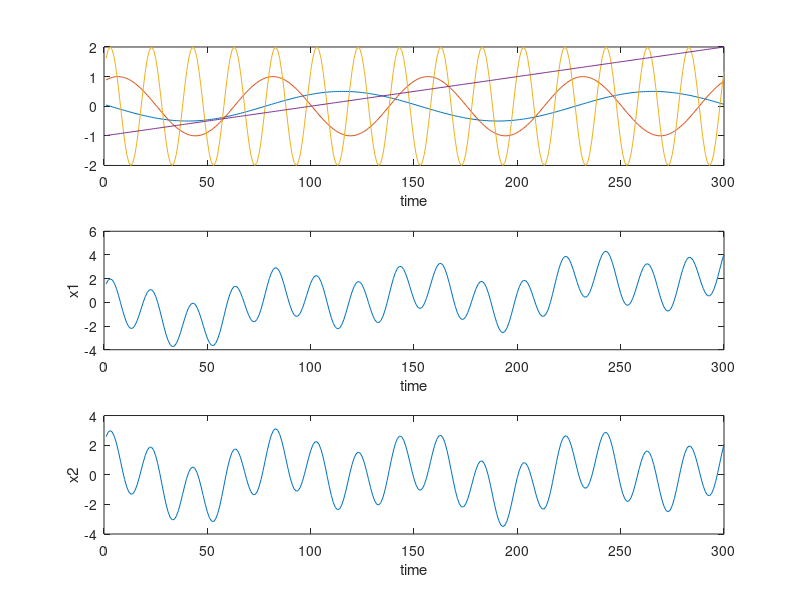
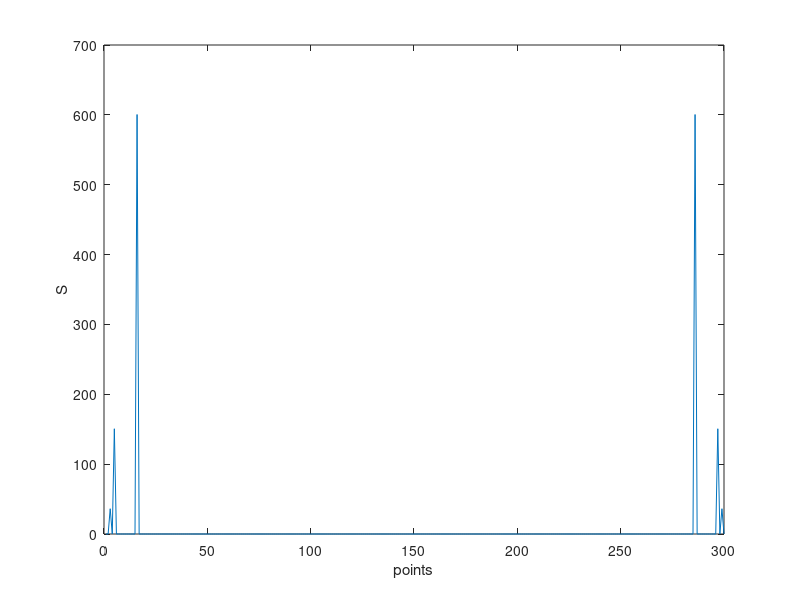
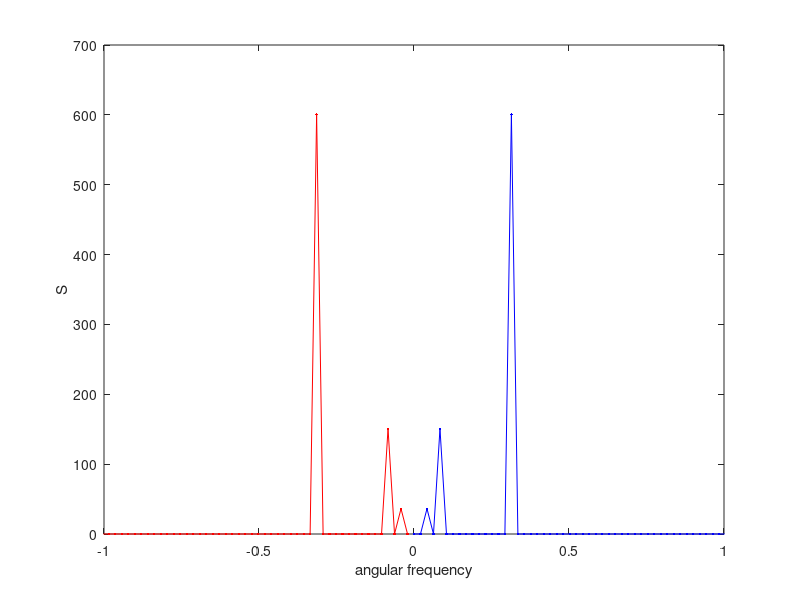
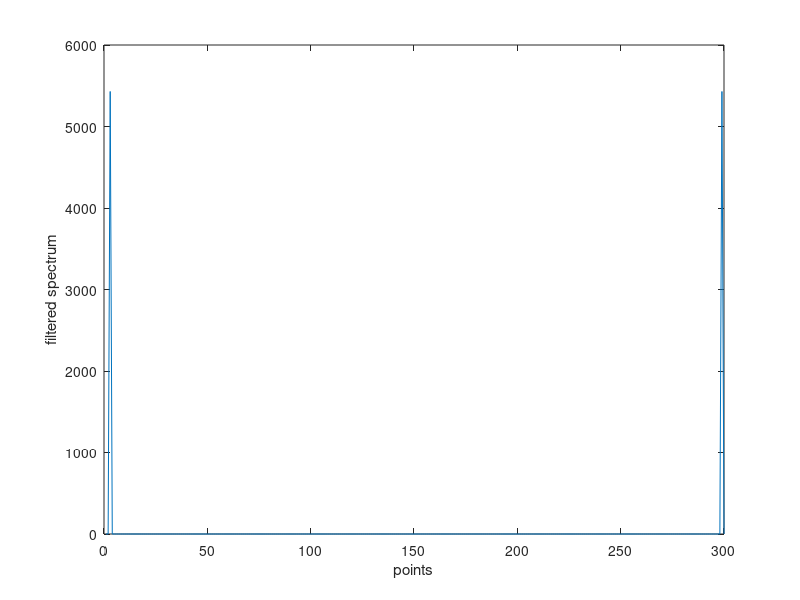

Write MATLAB code to recreate these figures, in order.
%%%%%%%%%%%%%%%%%%%%%%%%%%%%%%%%%%%%%%%%%%
% Tutorial 7 (17 Oct 2017)
% Filtering on synthetic data
% this code deals with the data that are 300 points long
%%%%%%%%%%%%%%%%%%%%%%%%%%%%%%%%%%%%%%%%%%

%%%%%%%%%%%%%%%%%%
% Example 1: filtering in the frequency domain
%%%%%%%%%%%%%%%%%% 
% creating x1 and x2 as a superposition of synthetic signals 
k=2*pi/50;
omega=[2*pi/150 2*pi/75 2*pi/20]; % = [0.0419    0.0838    0.3142]
x=[1:100];
t=[1:300];

y(1,:)=0.5*sin(k*x(1)-omega(1)*t);
y(2,:)=sin(k*x(17)-omega(2)*t);
y(3,:)=2*sin(k*x(70)-omega(3)*t);
y(4,:)=0.01*t-1;

x1=sum(y);

% subtract linear regression line
tn(1:300)=1;
tn=[tn' t'];
b=regress(x1',tn);
trend=tn*b;

x2=x1-trend';	

figure;
subplot(3,1,1)
plot(y');
xlabel('time');

subplot(3,1,2)
plot(x1);
xlabel('time');
ylabel('x1');

subplot(3,1,3)
plot(x2);
xlabel('time');
ylabel('x2');

N=300;  % number of points
T=300;  % length of the record
dt=T/N; % time interval

%%%%%%%%%%%%%%%%%%%%%%%%%%%%%%%%%%%%
% Filtering
%%%%%%%%%%%%%%%%%%%%%%%%%%%%%%%%%%%%
% Step 1: FFT of x2 (x(t) --> X(omega)
x2ft = fft(x2);

% plot the powerspectrum
power_spectrum = abs(x2ft.^2);
% if we want S to be calculated the same as in periodogram:
% Sm=(2/N*dt)*(x2ft^2); 
S=2*power_spectrum./(N*dt);
S(1)=power_spectrum(1)/(N*dt);

figure; 
plot(S);
xlabel('points');
ylabel('S');

omega=[0:N]*2*pi/T;
% plot S versus omega
figure; 
plot(omega(1:T/2+1),S(1:T/2+1),'b.-',-omega(2:T/2+1),S(end:-1:T/2+1),'r.-'); 
xlabel('angular frequency');
ylabel('S');
xlim([-1 1]);

% Step 2: apply filter on X(omega)to retrieve the signal with lowest frequency 
% the index for the power peak at the lowest fequency is 3
index=3;
x2ft_filter = zeros(size(x2ft));
x2ft_filter(index) = x2ft(index);
x2ft_filter(end+2-index) = x2ft(end+2-index);

figure; 
plot(abs(x2ft_filter).^2);
xlabel('points')
ylabel('filtered spectrum');

% Step 3: apply inverse FFT to get back the filtered x(t)
x2_filter = ifft(x2ft_filter);
figure;
subplot(3,1,1)
plot(t,y(1,:),'r-',t,x2_filter,'b-');
legend('original','FSA');

% retrieve the signal with medium frequency
index=5;
x2ft_filter = zeros(size(x2ft));
x2ft_filter(index) = x2ft(index);
x2ft_filter(end+2-index) = x2ft(end+2-index);

x2_filter = ifft(x2ft_filter);
subplot(3,1,2)
plot(t,y(2,:),'r-',t,x2_filter,'b-');
legend('original','FSA');

% retrieve the signal with highest frequency
index=16;
x2ft_filter = zeros(size(x2ft));
x2ft_filter(index) = x2ft(index);
x2ft_filter(end+2-index) = x2ft(end+2-index);

x2_filter = ifft(x2ft_filter);
subplot(3,1,3)
plot(t,y(3,:),'r-',t,x2_filter,'b-');
legend('original','FSA');




